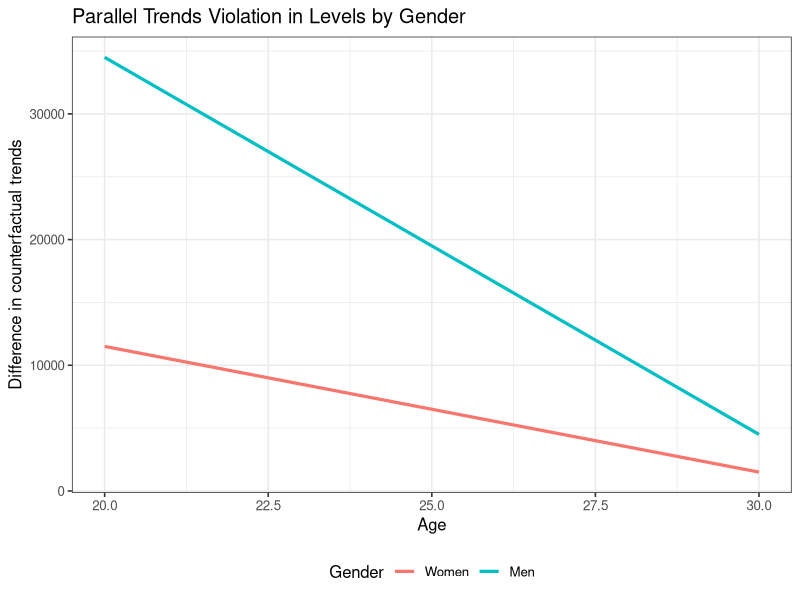
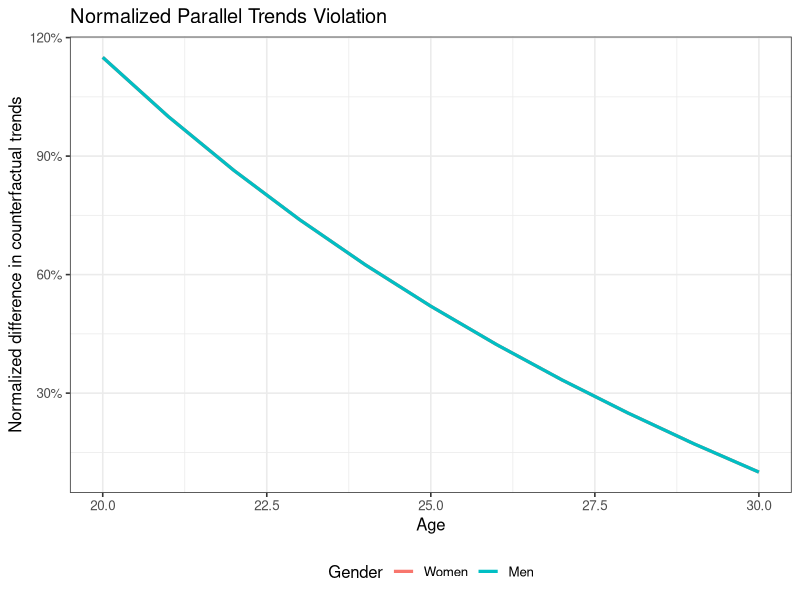
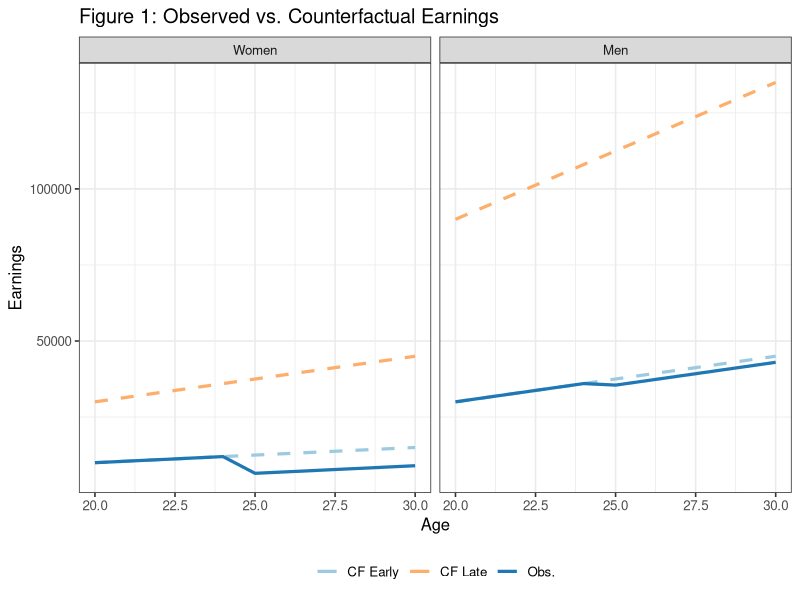
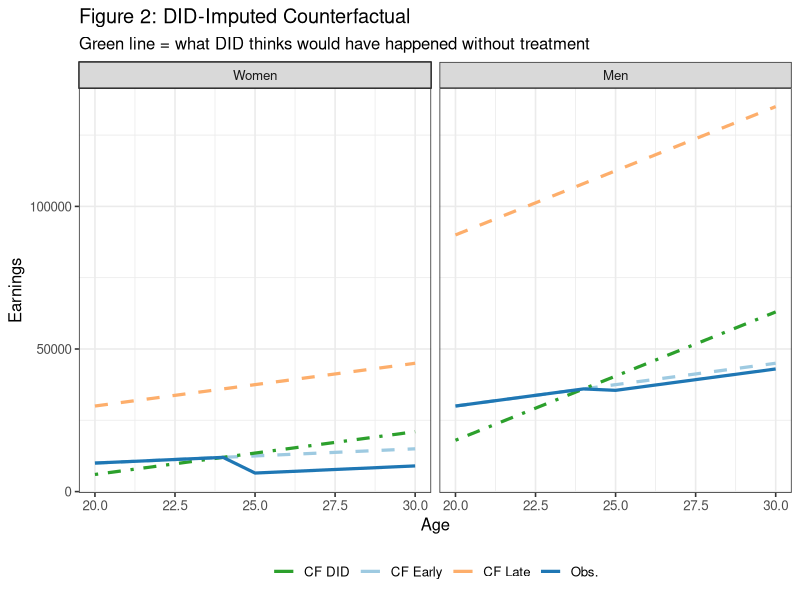
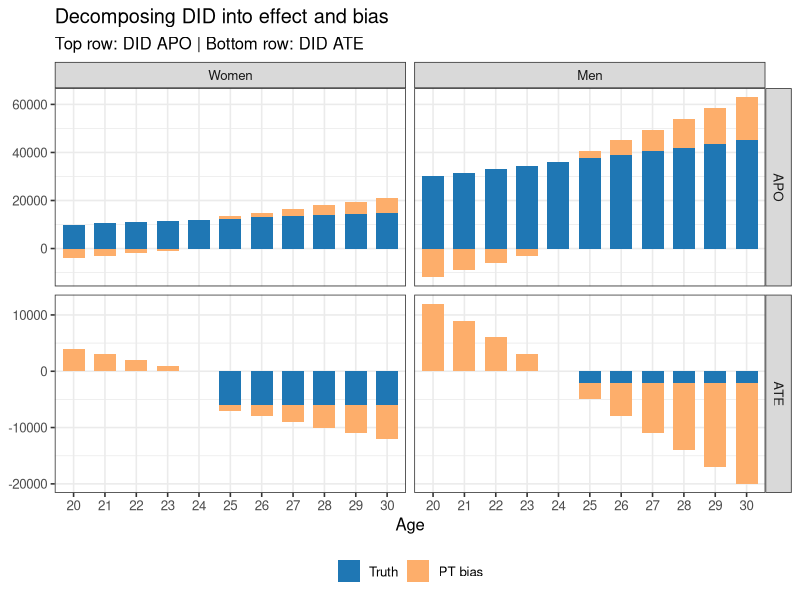
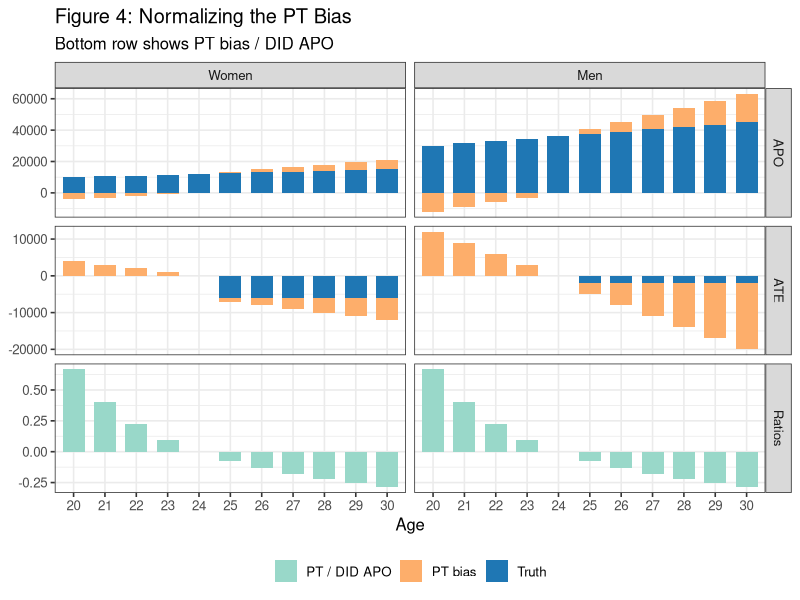
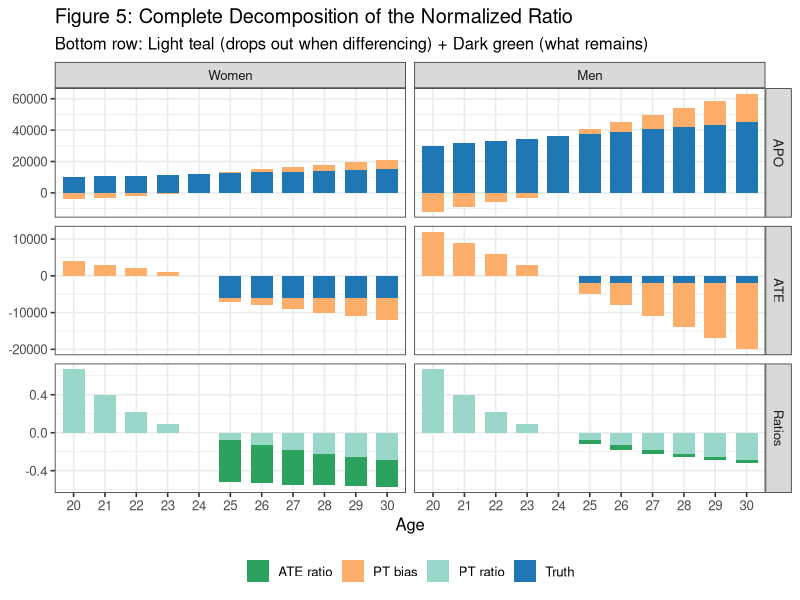
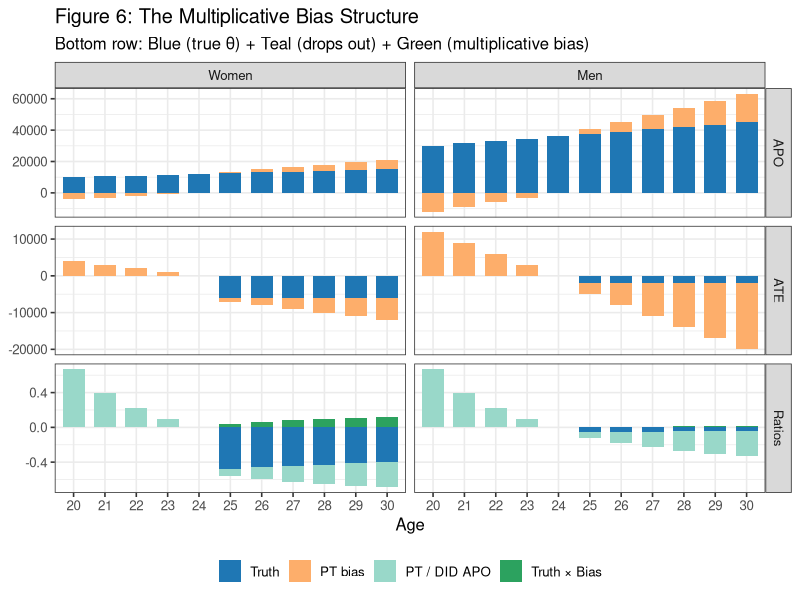

Here is the R script that generated these plots, in order:
## ---- chunk 1
knitr::opts_chunk$set(
  collapse = TRUE,
  comment  = "#>",
  fig.width = 8,
  fig.height = 8,
  message = FALSE,
  warning = FALSE
)
library(ggplot2); library(dplyr); library(tidyr)
data.table::setDTthreads(1L)
options(dplyr.summarise.inform = FALSE, scipen = 999, digits = 5)
theme_set(theme_bw(base_size = 12))
## ---- chunk 2
# Parameters
baseline    <- 500
ratio_bias  <- 3    # late vs early slope multiplier
ratio_apos  <- 3    # men vs women slope multiplier
ages        <- 20:30
d_early     <- 25
d_late      <- 30

# Counterfactual earning slopes
s_f_25 <- baseline
s_f_30 <- baseline * ratio_bias
s_m_25 <- baseline * ratio_apos
s_m_30 <- baseline * ratio_apos * ratio_bias

# Treatment effects (ATT)
att_f  <- -6000
att_m  <- -2000

# Build each group
make_group <- function(sex, D, slope, att_level) {
  tibble(
    age    = ages,
    female = sex,
    D      = D,
    y_0    = slope * age,           # counterfactual (no treatment)
    y_1    = y_0 + ifelse(age >= D, att_level, 0),
    y      = y_1                     # observed
  )
}

data <- bind_rows(
  make_group(1, d_early, s_f_25, att_f),
  make_group(1, d_late,  s_f_30, att_f),
  make_group(0, d_early, s_m_25, att_m),
  make_group(0, d_late,  s_m_30, att_m)
)
## ---- chunk 3
# Calculate trend from pre-treatment (age D-1) to each subsequent age
trends <- function(g, d, a) {
  pre <- data |> filter(D == d, female == g, age == d-1) |> pull(y_0)
  post <- data |> filter(D == d, female == g, age == a) |> pull(y_0)
  post - pre
}

# Difference in trends between early and late cohorts
diff_trends <- function(g, a) trends(g, 25, a) - trends(g, 30, a)

expand_grid(
  female = c(0, 1),
  age    = ages
) |>
  mutate(
    diff_trend = purrr::map2_dbl(female, age, diff_trends),
    gender = factor(if_else(female == 1, "Women", "Men"), levels = c("Women", "Men"))
  ) |> 
  ggplot(aes(x = age, y = diff_trend, color = gender)) + 
  geom_line(linewidth = 1.1) + 
  labs(
    title = "Parallel Trends Violation in Levels by Gender",
    x = "Age", 
    y = "Difference in counterfactual trends", 
    color = "Gender"
  ) +
  theme(legend.position = "bottom")
## ---- chunk 4
# Get counterfactual earnings for early cohort (APO)
get_apo <- function(g, a) {
  data |>
    dplyr::filter(D == 25, female == g, age == a) |>
    dplyr::pull(y_0)
}

expand_grid(
  female = c(0, 1),
  age    = ages
) |>
  mutate(
    diff_trend = purrr::map2_dbl(female, age, diff_trends),
    y_0 = purrr::map2_dbl(female, age, get_apo),
    norm_diff_trend = diff_trend / y_0,
    gender = factor(if_else(female == 1, "Women", "Men"), levels = c("Women", "Men"))
  ) |> 
  ggplot(aes(x = age, y = norm_diff_trend, color = gender)) + 
  geom_line(linewidth = 1.1) + 
  labs(
    title = "Normalized Parallel Trends Violation",
    x = "Age", 
    y = "Normalized difference in counterfactual trends", 
    color = "Gender"
  ) +
  scale_y_continuous(labels = scales::percent_format()) +
  theme(legend.position = "bottom")
## ---- chunk 5
plot_df <- bind_rows(
  # Early cohort: observed and counterfactual
  data %>%
    filter(D == d_early) %>%
    pivot_longer(cols = c(y_0, y), names_to = "series", values_to = "value"),
  # Late cohort: counterfactual only (not yet treated at these ages for early cohort)
  data %>%
    filter(D == d_late) %>%
    transmute(age, female, D, series = "y_0", value = y_0)
) %>%
  mutate(
    gender = factor(if_else(female == 1, "Women", "Men"), levels = c("Women", "Men")),
    cohort = factor(if_else(D == d_early, "Early (D=25)", "Late (D=30)"),
                    levels = c("Early (D=25)", "Late (D=30)")),
    series_label = case_when(
      cohort == "Early (D=25)" & series == "y"   ~ "Early — Observed",
      cohort == "Early (D=25)" & series == "y_0" ~ "Early — Counterfactual",
      cohort == "Late (D=30)"  & series == "y_0" ~ "Late — Counterfactual"
    ),
    linetype = if_else(series_label == "Early — Observed", "solid", "dashed"),
    color = case_when(
      series_label == "Early — Observed"       ~ "Obs.",
      series_label == "Early — Counterfactual" ~ "CF Early",
      TRUE                                     ~ "CF Late"
    )
  )

ggplot(plot_df, aes(x = age, y = value, group = series_label)) +
  geom_line(aes(linetype = linetype, color = color), linewidth = 1.1) +
  facet_wrap(~ gender, nrow = 1) +
  scale_linetype_identity() +
  scale_color_manual(
    values = c("Obs." = "#1f77b4", "CF Early" = "#9ecae1", "CF Late" = "#fdae6b")
  ) +
  labs(
    title = "Figure 1: Observed vs. Counterfactual Earnings",
    x = "Age", y = "Earnings", color = NULL
  ) +
  theme(legend.position = "bottom")
## ---- chunk 6
# Calculate DID-imputed counterfactual
did_cf <- bind_rows(lapply(c(1, 0), function(g) {
  # Early cohort's pre-treatment level
  early_pre <- data %>%
    filter(female == g, D == d_early, age == d_early - 1) %>%
    pull(y)
  
  # Late cohort trend
  late_cf <- data %>% filter(female == g, D == d_late) %>% select(age, y_0)
  late_pre <- late_cf %>% filter(age == d_early - 1) %>% pull(y_0)
  
  # DID imputation: shift late trend to match early pre-treatment level
  tibble(
    age    = late_cf$age,
    female = g,
    D      = d_early,
    series = "y_cf_did",
    value  = early_pre + (late_cf$y_0 - late_pre)
  )
})) %>%
  mutate(
    gender = factor(if_else(female == 1, "Women", "Men"), levels = c("Women", "Men")),
    cohort = factor("Early (D=25)", levels = c("Early (D=25)", "Late (D=30)")),
    series_label = "Early — DID-imputed CF",
    linetype = "dotdash",
    color = "CF DID"
  )

plot_df_plus <- bind_rows(plot_df, did_cf)

ggplot(plot_df_plus, aes(x = age, y = value, group = series_label)) +
  geom_line(aes(linetype = linetype, color = color), linewidth = 1.1) +
  facet_wrap(~ gender, nrow = 1) +
  scale_linetype_identity() +
  scale_color_manual(
    values = c(
      "Obs." = "#1f77b4", "CF Early" = "#9ecae1", 
      "CF Late" = "#fdae6b", "CF DID" = "#2ca02c"
    )
  ) +
  labs(
    title = "Figure 2: DID-Imputed Counterfactual",
    subtitle = "Green line = what DID thinks would have happened without treatment",
    x = "Age", y = "Earnings", color = NULL
  ) +
  theme(legend.position = "bottom")
## ---- chunk 7
# Calculate true APO and ATE
early_true_age <- data %>%
  filter(D == d_early) %>%
  group_by(female, age) %>%
  summarise(APO_true = y_0, APO_obs = y, .groups = "drop") |> 
  mutate(ATE_true = APO_obs - APO_true)

# Calculate DID APO
early_did_age <- did_cf %>%
  group_by(female, age) %>%
  summarise(APO_did = value, .groups = "drop")

# Combine and calculate bias
summary_age <- early_true_age %>%
  left_join(early_did_age, by = c("female", "age")) %>%
  mutate(
    PT_bias = APO_did - APO_true,  # parallel trends bias
    ATE_did = APO_obs - APO_did,  # DID ATE = truth - PT bias
    gender  = factor(if_else(female == 1, "Women", "Men"), levels = c("Women", "Men"))
  )

# Prepare stacked bar chart data
apo_stack_age <- summary_age %>%
  transmute(
    gender, age = factor(age),
    measure = factor("APO", levels = c("APO", "ATE")),
    total = APO_did, comp_true = APO_true, comp_bias = PT_bias
  ) %>%
  pivot_longer(c(comp_true, comp_bias), names_to = "component", values_to = "value") %>%
  mutate(component = if_else(component == "comp_true", "Truth", "PT bias"))

ate_stack_age <- summary_age %>%
  transmute(
    gender, age = factor(age),
    measure = factor("ATE", levels = c("APO", "ATE")),
    total = ATE_did, comp_true = ATE_true, comp_bias = -PT_bias
  ) %>%
  pivot_longer(c(comp_true, comp_bias), names_to = "component", values_to = "value") %>%
  mutate(component = if_else(component == "comp_true", "Truth", "PT bias"))

bar_age_df <- bind_rows(apo_stack_age, ate_stack_age)

ggplot(bar_age_df, aes(x = age, y = value, fill = component)) +
  geom_col(width = 0.7) +
  facet_grid(rows = vars(measure), cols = vars(gender), scales = "free_y") +
  scale_fill_manual(
    values = c("Truth" = "#1f77b4", "PT bias" = "#fdae6b"),
    breaks = c("Truth", "PT bias")
  ) +
  labs(
    title = "Decomposing DID into effect and bias",
    subtitle = "Top row: DID APO | Bottom row: DID ATE",
    x = "Age", y = NULL, fill = NULL
  ) +
  theme(legend.position = "bottom")
## ---- chunk 8
pt_ratio_df <- summary_age %>%
  transmute(
    gender, age = factor(age),
    measure = factor("Ratios", levels = c("APO","ATE","Ratios")),
    component = "PT / DID APO",
    value = -PT_bias / APO_did
  )

bar_age_three <- bind_rows(
  apo_stack_age %>% mutate(measure = factor("APO", levels = c("APO","ATE","Ratios"))),
  ate_stack_age %>% mutate(measure = factor("ATE", levels = c("APO","ATE","Ratios"))),
  pt_ratio_df
)

ggplot(bar_age_three, aes(x = age, y = value, fill = component)) +
  geom_col(width = 0.7) +
  facet_grid(rows = vars(measure), cols = vars(gender), scales = "free_y") +
  scale_fill_manual(
    values = c(
      "Truth" = "#1f77b4", "PT bias" = "#fdae6b", "PT / DID APO" = "#99d8c9"
    )
  ) +
  labs(
    title = "Figure 4: Normalizing the PT Bias",
    subtitle = "Bottom row shows PT bias / DID APO",
    x = "Age", y = NULL, fill = NULL
  ) +
  theme(legend.position = "bottom")
## ---- chunk 9
ratios_df <- summary_age %>%
  transmute(
    gender, age = factor(age),
    measure = factor("Ratios", levels = c("APO","ATE","Ratios")),
    `PT ratio`  = -PT_bias / APO_did,
    `ATE ratio` = ATE_true / APO_did
  ) %>%
  pivot_longer(
    cols = c(`PT ratio`, `ATE ratio`), 
    names_to = "component", 
    values_to = "value"
  )

bar_age_three2 <- bind_rows(
  apo_stack_age %>% mutate(measure = factor("APO", levels = c("APO","ATE","Ratios"))),
  ate_stack_age %>% mutate(measure = factor("ATE", levels = c("APO","ATE","Ratios"))),
  ratios_df
)

ggplot(bar_age_three2, aes(x = age, y = value, fill = component)) +
  geom_col(width = 0.7) +
  facet_grid(rows = vars(measure), cols = vars(gender), scales = "free_y") +
  scale_fill_manual(
    values = c(
      "Truth" = "#1f77b4", "PT bias" = "#fdae6b",
      "PT ratio" = "#99d8c9", "ATE ratio" = "#2ca25f"
    )
  ) +
  labs(
    title = "Figure 5: Complete Decomposition of the Normalized Ratio",
    subtitle = "Bottom row: Light teal (drops out when differencing) + Dark green (what remains)",
    x = "Age", y = NULL, fill = NULL
  ) +
  theme(legend.position = "bottom")
## ---- chunk 10

## sanity check
summary_age %>%
  transmute(
    gender, age = factor(age),
    measure = factor("Ratios", levels = c("APO","ATE","Ratios")),
    `ATE ratio` = ATE_true / APO_did,
    `ATE ratio check` = (ATE_true / APO_true) - (ATE_true / APO_true) * (PT_bias / APO_did)
  )

theta_df <- summary_age %>%
  transmute(
    gender, age = factor(age),
    APO_true, ATE_true, APO_did, PT_bias,
    theta_true = ATE_true / APO_true,
    bias_A = -PT_bias / APO_did,
    bias_B = - theta_true * (PT_bias / APO_did)
  )

theta_stack <- bind_rows(
  theta_df %>% transmute(
    gender, age, measure = factor("Ratios", levels = c("APO","ATE","Ratios")),
    component = "Truth", value = theta_true
  ),
  theta_df %>% transmute(
    gender, age, measure = factor("Ratios", levels = c("APO","ATE","Ratios")),
    component = "Bias A", value = bias_A
  ),
  theta_df %>% transmute(
    gender, age, measure = factor("Ratios", levels = c("APO","ATE","Ratios")),
    component = "Bias B", value = bias_B
  )
)

bar_age_three3 <- bind_rows(
  apo_stack_age %>% mutate(measure = factor("APO", levels = c("APO","ATE","Ratios"))),
  ate_stack_age %>% mutate(measure = factor("ATE", levels = c("APO","ATE","Ratios"))),
  theta_stack
)

ggplot(bar_age_three3, aes(x = age, y = value, fill = component)) +
  geom_col(width = 0.7) +
  facet_grid(rows = vars(measure), cols = vars(gender), scales = "free_y") +
  scale_fill_manual(
    values = c(
      "Truth" = "#1f77b4", "PT bias" = "#fdae6b",
      "Bias A" = "#99d8c9", "Bias B" = "#2ca25f"
    ),
    breaks = c("Truth", "PT bias", "Bias A", "Bias B"),
    labels = c("Truth", "PT bias", "PT / DID APO", "Truth × Bias")
  ) +
  labs(
    title = "Figure 6: The Multiplicative Bias Structure",
    subtitle = "Bottom row: Blue (true θ) + Teal (drops out) + Green (multiplicative bias)",
    x = "Age", y = NULL, fill = NULL
  ) +
  theme(legend.position = "bottom")
